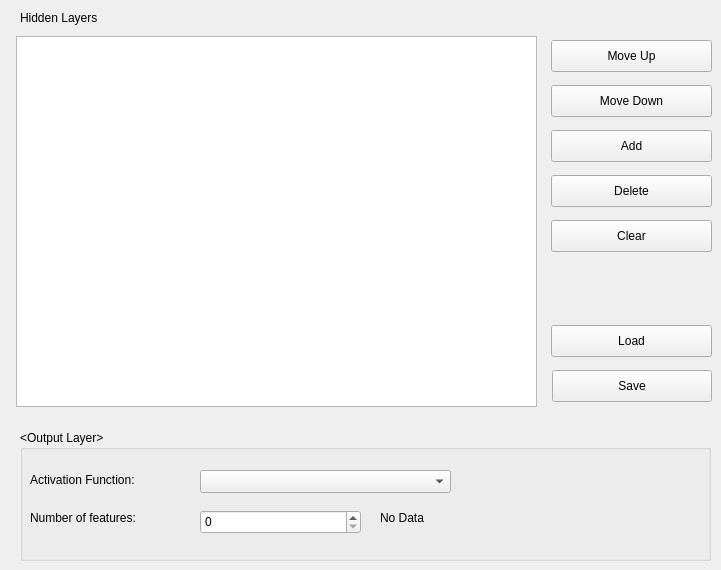
   <widget class="QWidget" name="tab_4">
    <attribute name="title">
     <string>Network</string>
    </attribute>
    <widget class="QPushButton" name="btnDown">
     <property name="geometry">
      <rect>
       <x>551</x>
       <y>85</y>
       <width>161</width>
       <height>32</height>
      </rect>
     </property>
     <property name="text">
      <string>Move Down</string>
     </property>
    </widget>
    <widget class="QTableWidget" name="tbModel">
     <property name="geometry">
      <rect>
       <x>16</x>
       <y>36</y>
       <width>521</width>
       <height>371</height>
      </rect>
     </property>
    </widget>
    <widget class="QPushButton" name="btnAdd">
     <property name="geometry">
      <rect>
       <x>551</x>
       <y>130</y>
       <width>161</width>
       <height>32</height>
      </rect>
     </property>
     <property name="text">
      <string>Add</string>
     </property>
    </widget>
    <widget class="QPushButton" name="btnClearNet">
     <property name="geometry">
      <rect>
       <x>551</x>
       <y>220</y>
       <width>161</width>
       <height>32</height>
      </rect>
     </property>
     <property name="text">
      <string>Clear</string>
     </property>
    </widget>
    <widget class="QPushButton" name="btnSaveNet">
     <property name="geometry">
      <rect>
       <x>552</x>
       <y>370</y>
       <width>160</width>
       <height>32</height>
      </rect>
     </property>
     <property name="text">
      <string>Save</string>
     </property>
    </widget>
    <widget class="QPushButton" name="btnLoadNet">
     <property name="geometry">
      <rect>
       <x>551</x>
       <y>325</y>
       <width>161</width>
       <height>32</height>
      </rect>
     </property>
     <property name="text">
      <string>Load</string>
     </property>
    </widget>
    <widget class="QPushButton" name="btnDelete">
     <property name="geometry">
      <rect>
       <x>551</x>
       <y>175</y>
       <width>161</width>
       <height>32</height>
      </rect>
     </property>
     <property name="text">
      <string>Delete</string>
     </property>
    </widget>
    <widget class="QPushButton" name="btnUp">
     <property name="geometry">
      <rect>
       <x>551</x>
       <y>40</y>
       <width>161</width>
       <height>32</height>
      </rect>
     </property>
     <property name="text">
      <string>Move Up</string>
     </property>
    </widget>
    <widget class="QGroupBox" name="groupBox_4">
     <property name="geometry">
      <rect>
       <x>20</x>
       <y>430</y>
       <width>691</width>
       <height>131</height>
      </rect>
     </property>
     <property name="title">
      <string>&lt;Output Layer&gt;</string>
     </property>
     <widget class="QComboBox" name="cbOutAF">
      <property name="geometry">
       <rect>
        <x>180</x>
        <y>40</y>
        <width>251</width>
        <height>23</height>
       </rect>
      </property>
     </widget>
     <widget class="QLabel" name="label_13">
      <property name="geometry">
       <rect>
        <x>10</x>
        <y>40</y>
        <width>151</width>
        <height>20</height>
       </rect>
      </property>
      <property name="text">
       <string>Activation Function:</string>
      </property>
     </widget>
     <widget class="QLabel" name="label_4">
      <property name="geometry">
       <rect>
        <x>10</x>
        <y>80</y>
        <width>161</width>
        <height>16</height>
       </rect>
      </property>
      <property name="text">
       <string>Number of features:</string>
      </property>
     </widget>
     <widget class="QLabel" name="lblFeaNum">
      <property name="geometry">
       <rect>
        <x>360</x>
        <y>80</y>
        <width>191</width>
        <height>16</height>
       </rect>
      </property>
      <property name="text">
       <string>No Data</string>
      </property>
     </widget>
     <widget class="QSpinBox" name="txtNumFea">
      <property name="geometry">
       <rect>
        <x>180</x>
        <y>80</y>
        <width>161</width>
        <height>24</height>
       </rect>
      </property>
      <property name="minimum">
       <number>0</number>
      </property>
      <property name="maximum">
       <number>10000000</number>
      </property>
     </widget>
    </widget>
    <widget class="QLabel" name="label_14">
     <property name="geometry">
      <rect>
       <x>20</x>
       <y>10</y>
       <width>281</width>
       <height>16</height>
      </rect>
     </property>
     <property name="text">
      <string>Hidden Layers</string>
     </property>
    </widget>
   </widget>
